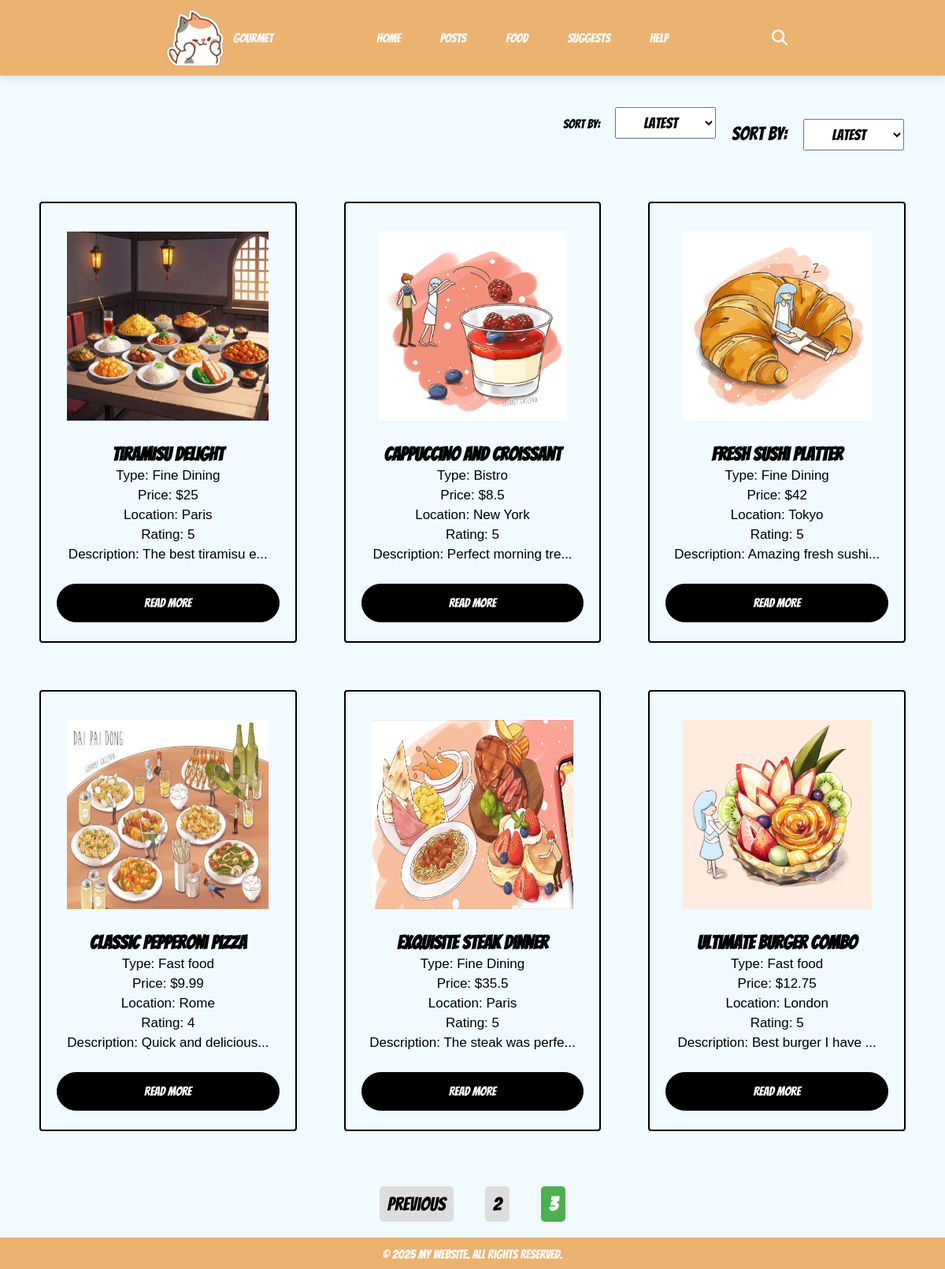
Screenshot of /index.php?page=posts&sort=latest&p=3 with the database file from the repository.
### tables this page shows
CREATE TABLE Post (
	ID INT AUTO_INCREMENT PRIMARY KEY,
    Price FLOAT CHECK (Price > 0),
    Image VARCHAR(255),
    Postname VARCHAR(255) ,
    Post_datetime DATETIME ,
    Username VARCHAR(255) ,
    Description LONGTEXT ,
    Rating ENUM('1','2','3','4','5') DEFAULT '1',
    Restaurent_ID CHAR(5),
    Restaurent_type ENUM('Fine Dining', 'Fast food', 'Bistro', 'Buffet', 'Bakery')  DEFAULT 'Fine Dining'
);

CREATE TABLE Restaurent(
	ID CHAR(5) UNIQUE,
    Res_name VARCHAR(255),
    Res_type ENUM('Fine Dining', 'Fast food', 'Bistro', 'Buffet', 'Bakery') NOT NULL DEFAULT 'Fine Dining',
    Location TEXT NOT NULL
);

### pages/posts.php (the view, shortened to what this page needs)
<?php
  $conn = mysqli_connect('localhost', 'thanh', 'bavui4444', 'GOURMET');
  $sort_option = isset($_GET['sort']) ? $_GET['sort'] : 'latest';
  $order_by = '';
  switch ($sort_option) {
    case 'latest':
      $order_by = 'Post.Post_datetime DESC';
      break;
  }
  $items_per_page = 12;
  $current_page = isset($_GET['p']) ? (int)$_GET['p'] : 1;
  $offset = ($current_page - 1) * $items_per_page;
  $sql = "SELECT * FROM Post JOIN Restaurent ON Post.Restaurent_ID = Restaurent.ID ORDER BY $order_by LIMIT $items_per_page OFFSET $offset";
  $result = mysqli_query($conn, $sql);
  $posts = mysqli_fetch_all($result, MYSQLI_ASSOC);
  $count_sql = "SELECT COUNT(*) AS total FROM Post";
  $count_result = mysqli_query($conn, $count_sql);
  $total_items = mysqli_fetch_assoc($count_result)['total'];
  $total_pages = ceil($total_items / $items_per_page);
?>
<!DOCTYPE html>
<html lang="en">
<head>
  <link rel="stylesheet" href="<?= BASE_URL ?>style/services2.css">
  <link rel="stylesheet" href="<?= BASE_URL ?>style/cards.css">
  <link rel="stylesheet" href="<?= BASE_URL ?>style/filter.css">
</head>
<body>
<header>
    <nav class="nav">
      <a href="#" class="logo" id="logo-img"> <img src="<?= BASE_URL ?>/image/output.jpg" alt=""> Gourmet</a>
      <ul class="nav-links">
        <li><a href="index.php">Home</a></li>
        <li><a href="index.php?page=posts">Posts</a></li>
        <li><a href="#">Food</a></li>
        <li><a href="#">Suggests</a></li>
        <li><a href="#">Help</a></li>
      </ul>
      <i class="fa-solid fa-magnifying-glass search-icon" id="searchIcon"></i>
    </nav>
  </header>
  <main>
    <div class="filter">
    <div class="filter-columns" >
        <label for="sort">Sort by: </label>
        <select id="sort" onchange="applySort()" style="font-size: 1.2rem; width: 8rem; height: max-content; padding: 0.5rem 0rem; text-align: center;margin-left: 1rem;">
          <option value="latest" <?= $sort_option == 'latest' ? 'selected' : '' ?>>Latest</option>
        </select>
      </div>
      <div class="filter-options" >
        <label for="sort">Sort by: </label>
        <select id="sort" onchange="applySort()" style="font-size: 1.2rem; width: 8rem; height: max-content; padding: 0.5rem 0rem; text-align: center;margin-left: 1rem;">
          <option value="latest" <?= $sort_option == 'latest' ? 'selected' : '' ?>>Latest</option>
        </select>
      </div>
    </div>
  <div class="cards">
    <div class="services">
      <?php foreach ($posts as $post) { ?>
        <div class="content content-1">
          <div class="fa-solid">
          <img src="<?= htmlspecialchars($post['Image']); ?>" alt="" />
          </div>
          <h2><?= htmlspecialchars($post['Postname']); ?></h2>
          <p id="type_res">Type: <?= htmlspecialchars($post['Restaurent_type']); ?></p>
          <p id="price">Price: $<?= htmlspecialchars($post['Price']); ?></p>
          <p id="location_res">Location: <?= htmlspecialchars($post['Location']); ?></p>
          <p id="rating">Rating: <?= htmlspecialchars($post['Rating']); ?></p>
          <p id="brief">Description: <?= strlen($post['Description']) > 19 ? substr($post['Description'], 0, 19) . '...' : $post['Description']; ?></p>
          <a href="#">Read More</a>
        </div>
      <?php } ?>
    </div>
  </div>
  <div style="display: flex; justify-content: center; align-items: center;">
  <div class="pagination">
    <?php if ($total_pages > 1) { ?>
      <?php if ($current_page > 1) { ?>
        <a href="index.php?page=posts&sort=<?= $sort_option; ?>&p=<?= $current_page - 1; ?>" class="page-link">Previous</a>
      <?php } ?>
      <?php if ($current_page > 1) { ?>
        <a href="index.php?page=posts&sort=<?= $sort_option; ?>&p=<?= $current_page - 1; ?>" class="page-link"><?= $current_page - 1; ?></a>
      <?php } ?>
      <a href="index.php?page=posts&sort=<?= $sort_option; ?>&p=<?= $current_page; ?>" class="page-link active"><?= $current_page; ?></a>
    <?php } ?>
  </div>
</div>
  </main>
  <footer>
    <p>&copy; 2025 My Website. All Rights Reserved.</p>
  </footer>
</body>
</html>

### style/services2.css (style rules this page uses)
* { margin: 0; padding: 0; box-sizing: border-box; font-family: "Bangers", serif; }
body { background: #f0faff; display: flex; flex-direction: column; min-height: 100vh; }
header { top: 0; }
.nav { position: fixed; top:0; left: 0; width: 100%; padding: 0 200px; background: #ecb26f; box-shadow: 0 4px 10px rgba(0, 0, 0, 0.1); }
nav a img { width: 6rem; height: auto; }
#logo-img { display: flex; align-items: center; justify-content: center; }
.nav , .nav .nav-links { display: flex; align-items: center; }
.nav { justify-content: space-between; }
a { text-decoration: none; color: #fff; }
.nav .logo { font-family: 22px; font-weight: 500; }
.nav .nav-links { column-gap: 50px; list-style: none; }
.nav .nav-links a { transition: all 0.2s linear; }
.nav .search-icon { color: #fff; font-size: 20px; cursor: pointer; }
footer { background-color: #ecb26f; color: white; text-align: center; justify-content: center; padding: 0.8rem; position: inherit; width: 100%; bottom: 0; height: 5vh; }
main { margin-top: 8.5rem; }

### style/cards.css (style rules this page uses)
.cards { max-width: 100rem; margin: 0 auto; text-align: center; padding: 30px; }
.services { display: flex; flex-wrap: wrap; justify-content: center; gap: 20px; display: grid; grid-template-columns: repeat(4,1fr); gap: 20px; }
.content { display: flex; flex-wrap: wrap; flex: 1; margin: 20px; padding: 20px; border: 2px solid black; border-radius: 4px; transition: all .3s ease; height: 35rem; }
.content-1 { gap: 5px; }
.content .fa-solid { font-size: 70px; margin: 16px 0; }
.content .fa-solid img { width: auto; height: 15rem; max-width: 16rem; min-width: 10rem; }
.content > * { flex: 1 1 100%; }
.content p { font-size: 17px; font-family: 'Poppins' ,sans-serif; }
.content a { margin: 22px 0; background: black; color: white; text-align: none; text-transform: uppercase; border: 1px solid black; padding: 15px 0; border-radius: 25px; transition: .3s ease; }
#brief { display: -webkit-box; -webkit-line-clamp: 1; -webkit-box-orient: vertical; overflow: hidden; text-overflow: ellipsis; max-height: 60px; }
@media (max-width: 1400px) { .services { display: grid; grid-template-columns: repeat(3,1fr); } }

### style/filter.css (style rules this page uses)
.filter { display: flex; justify-content: flex-end; padding-right: 2rem; }
.filter-options { padding: 15px 20px; font-size: 1.5rem; }

### pages/posts.php (style rules this page uses)
.page-link { color: black; padding: .5rem 1rem; margin: 0rem 1rem; }
.pagination { display: flex; align-items: center; justify-content: center; text-align: center; margin: 20px; font-size: 1.5rem; max-width: 15rem; width: fit-content; min-width: 5rem; }
.pagination { gap: 8px; }
.page-link { padding: 10px; text-decoration: none; background: #ddd; border-radius: 5px; transition: background 0.3s; }
.page-link.active { background: #4CAF50; color: white; font-weight: bold; }

### rows the page displays
post: Image (picture), Postname "Tiramisu Delight", Restaurent_type "Fine Dining", Price "25", Restaurent_ID.Location "Paris", Rating "5", Description "The best tiramisu e"
post: Image (picture), Postname "Cappuccino and Croissant", Restaurent_type "Bistro", Price "8.5", Restaurent_ID.Location "New York", Rating "5", Description "Perfect morning tre"
post: Image (picture), Postname "Fresh Sushi Platter", Restaurent_type "Fine Dining", Price "42", Restaurent_ID.Location "Tokyo", Rating "5", Description "Amazing fresh sushi"
post: Image (picture), Postname "Classic Pepperoni Pizza", Restaurent_type "Fast food", Price "9.99", Restaurent_ID.Location "Rome", Rating "4", Description "Quick and delicious"
post: Image (picture), Postname "Exquisite Steak Dinner", Restaurent_type "Fine Dining", Price "35.5", Restaurent_ID.Location "Paris", Rating "5", Description "The steak was perfe"
post: Image (picture), Postname "Ultimate Burger Combo", Restaurent_type "Fast food", Price "12.75", Restaurent_ID.Location "London", Rating "5", Description "Best burger I have"

### other values shown
$current_page - 1 "2"
$current_page "3"
